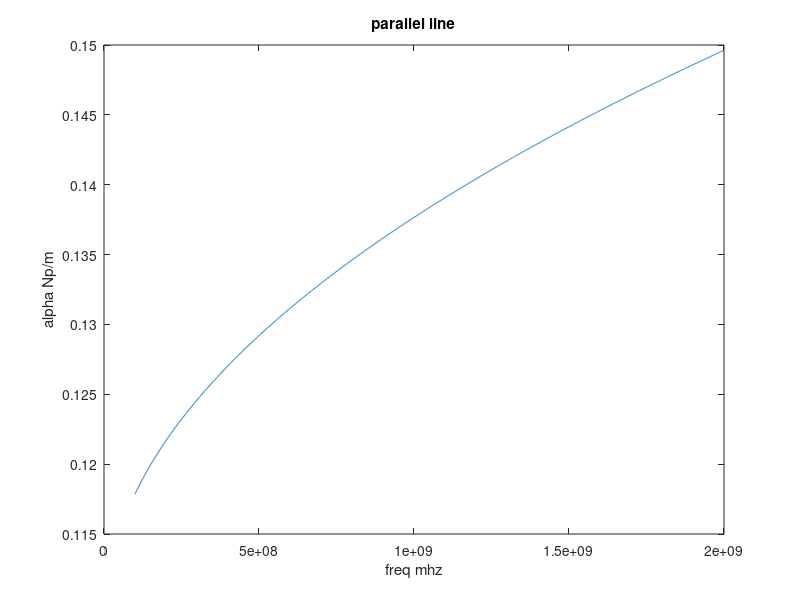
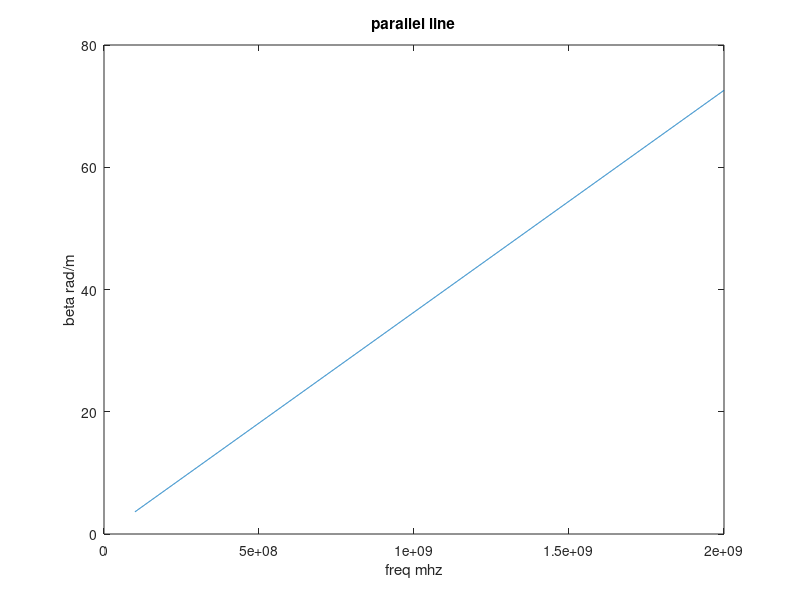
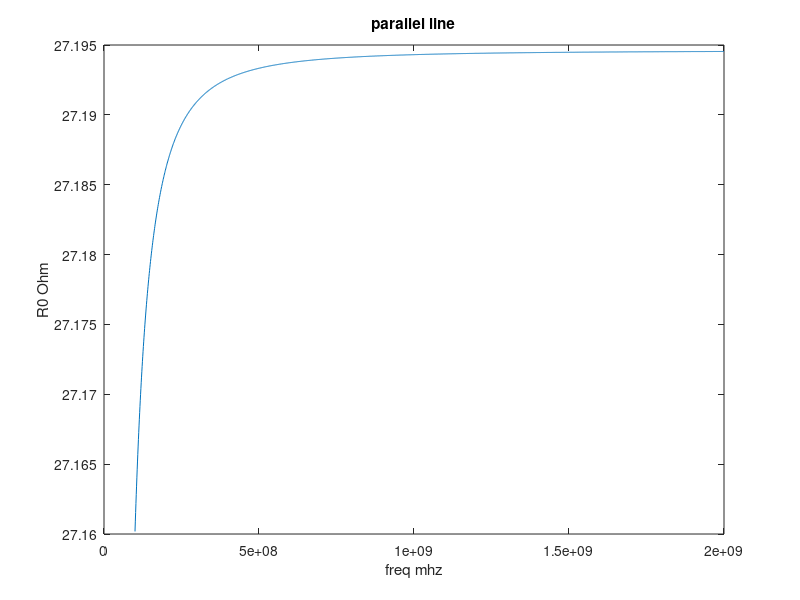
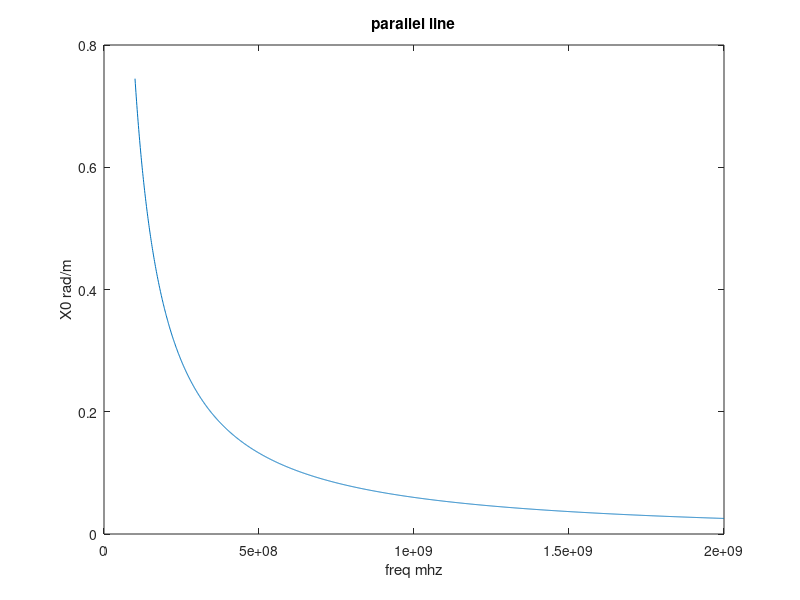

The MATLAB source for these figures, in order:
clear all;
close all;
clc;

%%%%%%%%%%%%%%%%%%%%%%%%%%%%%%%%%%%%%%%%%%%%%%%%%%%%%%%%%%%
%all freq unit is mhz
f_start=100;
f_end=2000;
delta_f=1;


fu=10^(6);
f=(f_start:delta_f:f_end)*fu;
%%%%%%%%%%%%%%%%%%%%%%%%%%%%%%%%%%%%%%%%%%%%%%%%%%%%%%%%%%%
%Geometric characteristics
%notic:all length uint is mm

%1-parallel line
d_1=2.5;
w_1=20;
%2-pairing wire line
d_2=4;
a_2=2.5;
%3-coaxial transmission line
b_3=7;
a_3=5;

uc=10^(-3);
%%%%%%%%%%%%%%%%%%%%%%%%%%%%%%%%%%%%%%%%%%%%%%%%%%%%%%%%%%%%
%Material
eps=3*(8.85*10^-12);
mu=4*pi*10^(-7);
sig=10^(-3);
sigc=1.6*10^(7);
%%%%%%%%%%%%%%%%%%%%%%%%%%%%%%%%%%%%%%%%%%%%%%%%%%%%%%%%%%%%
RS=sqrt(pi*f*mu/sigc);
%ALL R must be multiplied with RS

%%%%%%%%%%%%%%%%%%%%%%%%%%%%%%%%%%%%%%%%%%%%%%%%%%%%%%%%%%%%
%1-parallel line

R1=2/(w_1*uc);
L1=mu*d_1/w_1;
G1=sig*w_1/d_1;
C1=eps*w_1/d_1;

gamma_1=sqrt((R1*RS+j*2*pi*f*L1).*(G1+j*2*pi*f*C1));
alpha_1=real(gamma_1);
beta_1=imag(gamma_1);
Z0_1=sqrt((R1*RS+j*2*pi*f*L1)./(G1+j*2*pi*f*C1));
R0_1=real(Z0_1);
X0_1=imag(Z0_1);


%%%%%%%%%%%%%%%%%%%%%%%%%%%%%%%%%%%%%%%%%%%%%%%%%%%%%%%%%%%
%2-pairing wire line
R2=1/(pi*a_2*uc);
L2=mu*acosh(d_2/(2*a_2))/pi;
G2=pi*sig/acosh(d_2/(2*a_2));
C2=pi*eps/acosh(d_2/(2*a_2));


gamma_2=sqrt((R2*RS+j*2*pi*f*L2).*(G2+j*2*pi*f*C2));
alpha_2=real(gamma_2);
beta_2=imag(gamma_2);
Z0_2=sqrt((R2*RS+j*2*pi*f*L2)./(G2+j*2*pi*f*C2));
R0_2=real(Z0_2);
X0_2=imag(Z0_2);

%%%%%%%%%%%%%%%%%%%%%%%%%%%%%%%%%%%%%%%%%%%%%%%%%%%%%%%%%%%
%3-coaxial transmission line

R3=(1/a_3+1/b_3)/(2*pi*uc);
L3=mu*log(b_3/a_3)/(2*pi);
G3=2*pi*sig/log(b_3/a_3);
C3=2*pi*eps/log(b_3/a_3);

gamma_3=sqrt((R3*RS+j*2*pi*f*L3).*(G3+j*2*pi*f*C3));
alpha_3=real(gamma_3);
beta_3=imag(gamma_3);
Z0_3=sqrt((R3*RS+j*2*pi*f*L3)./(G3+j*2*pi*f*C3));
R0_3=real(Z0_3);
X0_3=imag(Z0_3);

%%%%%%%%%%%%%%%%%%%%%%%%%%%%%%%%%%%%%%%%%%%%%%%%%%%%%%%%%%%

figure
plot(f,alpha_1);
title('parallel line');
xlabel('freq mhz');
ylabel('alpha Np/m');

figure
plot(f,beta_1);
title('parallel line');
xlabel('freq mhz');
ylabel('beta rad/m');

figure
plot(f,R0_1);
title('parallel line');
xlabel('freq mhz');
ylabel('R0 Ohm');

figure
plot(f,X0_1);
title('parallel line');
xlabel('freq mhz');
ylabel('X0 rad/m');




figure
plot(f,alpha_2);
title('pairing wire line');
xlabel('freq mhz');
ylabel('alpha Np/m');

figure
plot(f,beta_2);
title('pairing wire line');
xlabel('freq mhz');
ylabel('beta rad/m');

figure
plot(f,R0_2);
title('pairing wire line');
xlabel('freq mhz');
ylabel('R0 Ohm');

figure
plot(f,X0_2);
title('pairing wire line');
xlabel('freq mhz');
ylabel('X0 rad/m');



figure
plot(f,alpha_3);
title('coaxial transmission line');
xlabel('freq mhz');
ylabel('alpha Np/m');

figure
plot(f,beta_3);
title('coaxial transmission line');
xlabel('freq mhz');
ylabel('beta rad/m');

figure
plot(f,R0_3);
title('coaxial transmission line');
xlabel('freq mhz');
ylabel('R0 Ohm');

figure
plot(f,X0_3);
title('coaxial transmission line');
xlabel('freq mhz');
ylabel('X0 rad/m');
